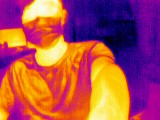
#> input picture flir.jpg, 160 x 120 px, given in place of the camera
$ python thermal_edge.py
#> lines starting #> are read from the running program, lines starting #| are printed output that depends on the picture; after the words box and inside, x2 and y2 are one past the last pixel; in counts of white or black regions, pixels touching at a corner belong together
import cv2
import numpy as np
cv2.namedWindow("preview")
cameraID = 0
vc = cv2.VideoCapture(cameraID)

if vc.isOpened(): # try to get the first frame
    rval, frame = vc.read()
#> frame is the input picture: shape (120, 160, 3); mean B, G, R 83.3, 77.4, 169.8
else:
    rval = False

while rval:
    frame_v = cv2.cvtColor(frame, cv2.COLOR_RGB2HSV)[:,:,2]
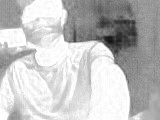
#> frame_v: shape (120, 160); min 19, max 255, mean 192.9
    # frame_v = frame
    blurredBrightness = cv2.bilateralFilter(frame_v,9,150,150)
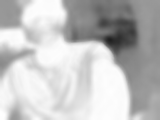
#> blurredBrightness: shape (120, 160); min 32, max 255, mean 192.9
    thresh = 50
    edges = cv2.Canny(blurredBrightness,thresh,thresh*2, L2gradient=True)
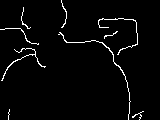
#> edges: shape (120, 160); 2.8% white in thin lines or dots

    _,mask = cv2.threshold(blurredBrightness,200,1,cv2.THRESH_BINARY)
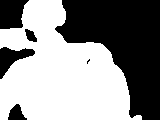
#> mask: shape (120, 160); values 0 (black) and 1 (white), 55.8% white; 6 black regions (1 under 20 px), largest, box (x1, y1, x2, y2) and area: (55, 0, 160, 120) 7029, (0, 0, 29, 29) 665, (0, 47, 35, 79) 495, (8, 104, 27, 120) 188, (25, 29, 37, 42) 97
    erodeSize = 5
    dilateSize = 7
    eroded = cv2.erode(mask, np.ones((erodeSize, erodeSize)))
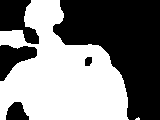
#> eroded: shape (120, 160); values 0 (black) and 1 (white), 50.2% white; 5 black regions, box (x1, y1, x2, y2) and area: (53, 0, 160, 120) 7493, (0, 0, 39, 44) 999, (0, 45, 37, 81) 722, (6, 102, 29, 120) 298, (85, 57, 92, 66) 55
    mask = cv2.dilate(eroded, np.ones((dilateSize, dilateSize)))
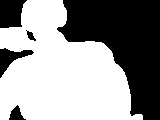
#> mask: shape (120, 160); values 0 (black) and 1 (white), 58.4% white; 5 black regions, box (x1, y1, x2, y2) and area: (57, 0, 160, 120) 6797, (0, 0, 27, 28) 609, (0, 48, 34, 78) 390, (9, 105, 26, 120) 139, (26, 30, 36, 41) 51

    cv2.imshow("preview", cv2.resize(cv2.cvtColor(mask*edges, cv2.COLOR_GRAY2RGB) | frame, (640, 480), interpolation = cv2.INTER_CUBIC))
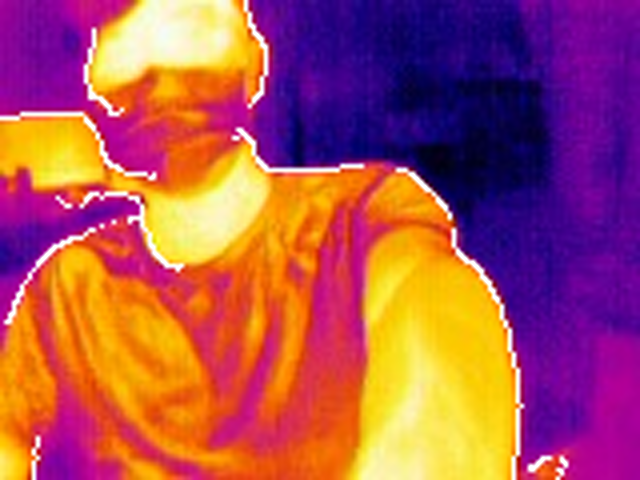
#> window 'preview': shape (480, 640, 3); mean B, G, R 87.1, 81.2, 170.8

    rval, frame = vc.read()
    key = cv2.waitKey(20)
#> (key Esc is pressed here)
    if key == 27: # exit on ESC
        break

vc.release()
cv2.destroyAllWindows()
